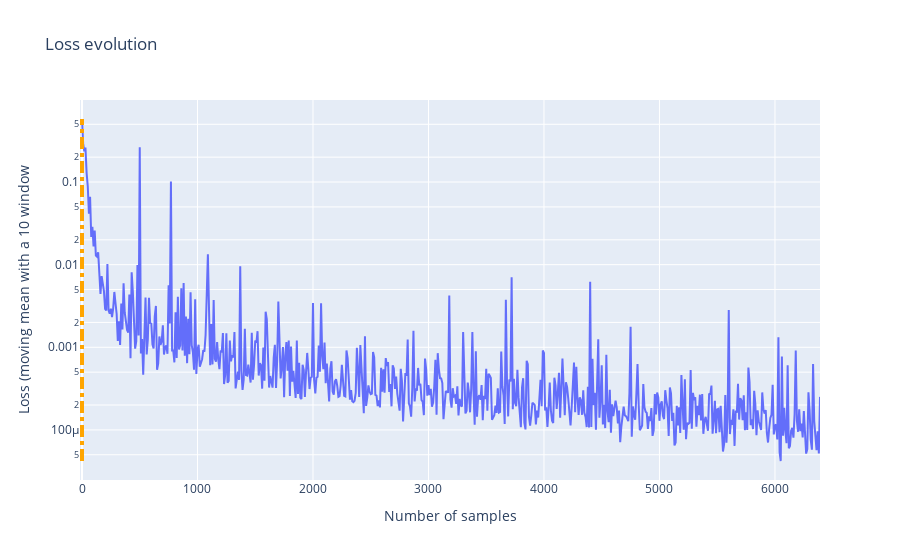

Source (notebook cell):
### Code cell
import plotly.express as px
import plotly.graph_objects as go
import pandas as pd
import numpy as np

loss_dict = {}
for f in global_dict.keys():
    v = global_dict[f]["training"]["tr_loss"]
    loss_dict[f"Number of samples processed {f}"] = pd.Series(np.arange(0,len(v))*global_dict[f]["data"]["batch_size"])
    loss_dict[f"Training loss {f}"] = pd.Series(v)

import main.src.analysis.tools as tls
df = pd.DataFrame(loss_dict)
list_plots = []
window_mean = 10
max_length = 0
min_val,max_val = 1000000,-100000
for f in global_dict.keys():
    v = tls.moving_mean(global_dict[f]["training"]["tr_loss"],window=int(window_mean/global_dict[f]["data"]["batch_size"]))
    x=np.arange(0,len(v))*global_dict[f]["data"]["batch_size"]
    list_plots.append(go.Scatter(x=x,y=v,name=f,
                    mode='lines'))
    max_length = max(np.max(x),max_length)
    min_val = min(min_val,np.min(v))
    max_val = max(max_val,np.max(v))
fig = go.Figure(
    data=list_plots,
    layout=go.Layout(
        title=go.layout.Title(text="Loss evolution"),
        xaxis_title="Number of samples",
        yaxis_title=f"Loss (moving mean with a {window_mean} window"
    )
)
first_key = list(global_dict.keys())[0]
for x in np.arange(0,max_length,global_dict[first_key]["training"]["num_batches_tr"]*global_dict[first_key]["data"]["batch_size"]):
    fig.update_layout(shapes=[
        dict(
          type= 'line',
          yref= 'y', y0= min_val, y1= max_val,
          xref= 'x', x0= x, x1= x,
            line=dict(
                color="orange",
                width=4,
                dash="dashdot",
            )
        )
    ])
fig.update_yaxes(type="log")


fig.show()

### Figure 1 — Plotly figure (JSON) as saved in the notebook; plotly's stock layout.template omitted (floating-point values rounded to 4 significant figures; data arrays with more than 128 entries replaced by an {"elided": "..."} marker saying what was removed)
{"data": [{"mode": "lines", "name": "2021-06-10_11h31min34s_", "type": "scatter", "x": {"elided": "640 int values"}, "y": {"elided": "640 float values"}}], "layout": {"shapes": [{"line": {"color": "orange", "dash": "dashdot", "width": 4}, "type": "line", "x0": 0, "x1": 0, "xref": "x", "y0": 4.205e-05, "y1": 0.5794, "yref": "y"}], "title": {"text": "Loss evolution"}, "xaxis": {"title": {"text": "Number of samples"}}, "yaxis": {"title": {"text": "Loss (moving mean with a 10 window"}, "type": "log"}}}
